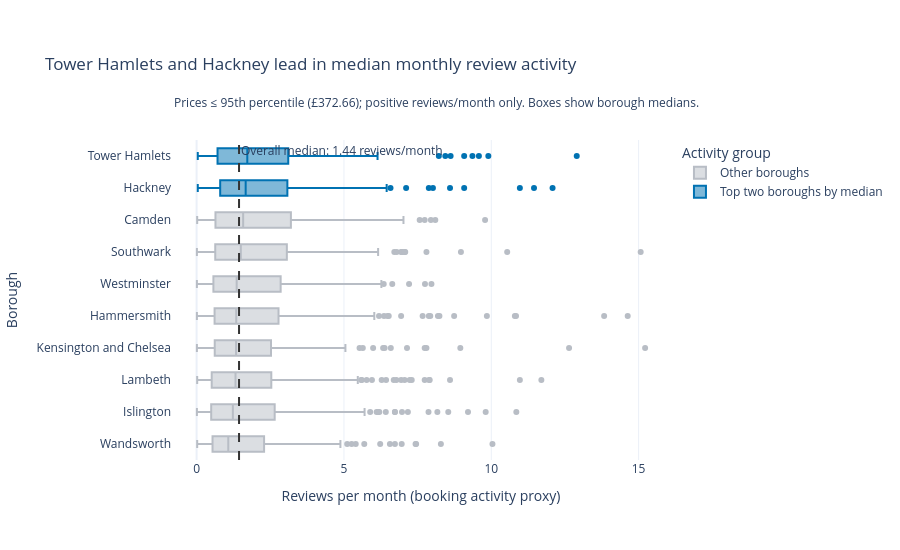

Notebook code for this chart:
### Markdown cell above
## Task 2 — Box plot: listing activity by borough

**What to build:** A **horizontal box plot** comparing listing activity (reviews per month) across London boroughs — reviews per month is a proxy for how frequently a listing is booked.

**Requirements:**
- Horizontal orientation (borough names are long)
- Sorted by median reviews per month (most active at top)
- Highlight the **two most active** boroughs in a different colour
- Outliers shown as individual points
- Insight title naming the two busiest boroughs

> 💡 Some listings have zero reviews — these are new or inactive listings. Filter them out with before plotting

### Code cell
# Task 2
# YOUR CODE HERE

active = df_cap[df_cap['reviews_per_month'].gt(0)].copy()
borough_medians = active.groupby('neighbourhood')['reviews_per_month'].median().sort_values(ascending=False)
borough_order = borough_medians.index.tolist()
top_two = borough_order[:2]
active['Activity group'] = np.where(active['neighbourhood'].isin(top_two),
                                    'Top two boroughs by median', 'Other boroughs')
fig2 = px.box(
    active, x='reviews_per_month', y='neighbourhood', orientation='h',
    color='Activity group', points='outliers',
    color_discrete_map={'Top two boroughs by median': '#0072B2', 'Other boroughs': '#B8BDC5'},
    category_orders={'neighbourhood': borough_order},
    labels={'reviews_per_month': 'Reviews per month (booking activity proxy)', 'neighbourhood': 'Borough'},
    title=f'{top_two[0]} and {top_two[1]} lead in median monthly review activity'
)
overall_median = active['reviews_per_month'].median()
fig2.add_vline(x=overall_median, line_dash='dash', line_color='#333333',
               annotation_text=f'Overall median: {overall_median:.2f} reviews/month',
               annotation_position='top right')
fig2.update_yaxes(categoryorder='array', categoryarray=borough_order, autorange='reversed')
fig2.update_layout(template='plotly_white', height=max(550, 30 * len(borough_order)),
                   margin=dict(t=140, b=90), boxmode='overlay')
fig2.add_annotation(x=0, y=1.15, xref='paper', yref='paper', showarrow=False,
                    text=f'Prices ≤ 95th percentile (£{p95:.2f}); positive reviews/month only. Boxes show borough medians.')
fig2.show()
print('Highest median activity (reviews/month):')
print(borough_medians.head(2).round(3).to_string())

### Figure 1 — Plotly figure (JSON) as saved in the notebook; plotly's stock layout.template omitted (floating-point values rounded to 4 significant figures; data arrays with more than 128 entries replaced by an {"elided": "..."} marker saying what was removed)
{"data": [{"alignmentgroup": "True", "boxpoints": "outliers", "hovertemplate": "Activity group=Other boroughs<br>Reviews per month (booking activity proxy)=%{x}<br>Borough=%{y}<extra></extra>", "legendgroup": "Other boroughs", "marker": {"color": "#B8BDC5"}, "name": "Other boroughs", "notched": false, "offsetgroup": "Other boroughs", "orientation": "h", "showlegend": true, "type": "box", "x": {"elided": "1869 float values"}, "x0": " ", "xaxis": "x", "y": {"elided": "1869 str values"}, "y0": " ", "yaxis": "y"}, {"alignmentgroup": "True", "boxpoints": "outliers", "hovertemplate": "Activity group=Top two boroughs by median<br>Reviews per month (booking activity proxy)=%{x}<br>Borough=%{y}<extra></extra>", "legendgroup": "Top two boroughs by median", "marker": {"color": "#0072B2"}, "name": "Top two boroughs by median", "notched": false, "offsetgroup": "Top two boroughs by median", "orientation": "h", "showlegend": true, "type": "box", "x": {"elided": "501 float values"}, "x0": " ", "xaxis": "x", "y": {"elided": "501 str values"}, "y0": " ", "yaxis": "y"}], "layout": {"annotations": [{"showarrow": false, "text": "Overall median: 1.44 reviews/month", "x": 1.44, "xanchor": "left", "xref": "x", "y": 1, "yanchor": "top", "yref": "y domain"}, {"showarrow": false, "text": "Prices ≤ 95th percentile (£372.66); positive reviews/month only. Boxes show borough medians.", "x": 0, "xref": "paper", "y": 1.15, "yref": "paper"}], "boxmode": "overlay", "height": 550, "legend": {"title": {"text": "Activity group"}, "tracegroupgap": 0}, "margin": {"b": 90, "t": 140}, "shapes": [{"line": {"color": "#333333", "dash": "dash"}, "type": "line", "x0": 1.44, "x1": 1.44, "xref": "x", "y0": 0, "y1": 1, "yref": "y domain"}], "title": {"text": "Tower Hamlets and Hackney lead in median monthly review activity"}, "xaxis": {"anchor": "y", "domain": [0, 1], "title": {"text": "Reviews per month (booking activity proxy)"}}, "yaxis": {"anchor": "x", "autorange": "reversed", "categoryarray": ["Tower Hamlets", "Hackney", "Camden", "Southwark", "Westminster", "Hammersmith", "Kensington and Chelsea", "Lambeth", "Islington", "Wandsworth"], "categoryorder": "array", "domain": [0, 1], "title": {"text": "Borough"}}}}
